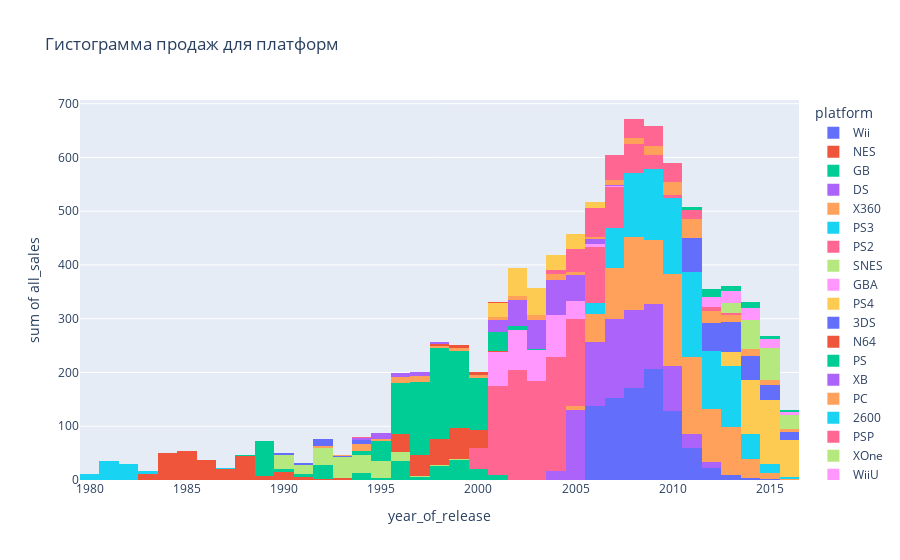

The cell this chart's notebook holds for it:
### Code cell
fig = px.histogram(df,
                   x='year_of_release',
                   y='all_sales',
                   color='platform',
                   title='Гистограмма продаж для платформ',
                   histfunc='sum'
                   )
fig.show()

### Figure 1 — Plotly figure (JSON) as saved in the notebook; plotly's stock layout.template omitted (floating-point values rounded to 4 significant figures; data arrays with more than 128 entries replaced by an {"elided": "..."} marker saying what was removed)
{"data": [{"alignmentgroup": "True", "bingroup": "x", "histfunc": "sum", "hovertemplate": "platform=Wii<br>year_of_release=%{x}<br>sum of all_sales=%{y}<extra></extra>", "legendgroup": "Wii", "marker": {"color": "#636efa", "pattern": {"shape": ""}}, "name": "Wii", "offsetgroup": "Wii", "orientation": "v", "showlegend": true, "type": "histogram", "x": {"elided": "1286 int values"}, "xaxis": "x", "y": {"elided": "1286 float values"}, "yaxis": "y"}, {"alignmentgroup": "True", "bingroup": "x", "histfunc": "sum", "hovertemplate": "platform=NES<br>year_of_release=%{x}<br>sum of all_sales=%{y}<extra></extra>", "legendgroup": "NES", "marker": {"color": "#EF553B", "pattern": {"shape": ""}}, "name": "NES", "offsetgroup": "NES", "orientation": "v", "showlegend": true, "type": "histogram", "x": [1985, 1984, 1988, 1988, 1986, 1988, 1990, 1987, 1989, 1984, 1984, 1988, 1985, 1983, 1990, 1986, 1987, 1986, 1986, 1987, 1986, 1988, 1987, 1983, 1990, 1986, 1984, 1987, 1988, 1983, 1985, 1986, 1984, 1986, 1993, 1991, 1989, 1986, 1988, 1984, 1984, 1988, 1986, 1985, 1990, 1984, 1987, 1990, 1991, 1986, 1985, 1984, 1988, 1987, 1986, 1984, 1986, 1986, 1990, 1988, 1990, 1986, 1986, 1983, 1992, 1983, 1984, 1989, 1983, 1985, 1986, 1985, 1985, 1991, 1993, 1986, 1987, 1991, 1985, 1989, 1987, 1984, 1987, 1992, 1988, 1984, 1986, 1993, 1985, 1991, 1985, 1993, 1991, 1990, 1991, 1994, 1992, 1989], "xaxis": "x", "y": [40.24, 28.31, 17.28, 7.46, 6.5, 5.58, 4.84, 4.38, 4.17, 4.16, 4, 3.87, 3.5, 3.2, 3.12, 3.08, 3.02, 2.73, 2.65, 2.56, 2.52, 2.42, 2.4, 2.28, 2.23, 2.2, 2.17, 2.15, 2.14, 2.14, 1.96, 1.96, 1.85, 1.76, 1.75, 1.75, 1.67, 1.64, 1.56, 1.52, 1.52, 1.51, 1.5, 1.5, 1.48, 1.45, 1.42, 1.4, 1.39, 1.36, 1.32, 1.27, 1.25, 1.25, 1.23, 1.22, 1.2, 1.2, 1.19, 1.18, 1.17, 1.15, 1.15, 1.13, 1.12, 1.11, 1.1, 1.1, 1.1, 1.05, 1.05, 1.03, 1, 1, 0.98, 0.96, 0.93, 0.93, 0.92, 0.85, 0.84, 0.82, 0.81, 0.79, 0.76, 0.69, 0.57, 0.52, 0.51, 0.44, 0.41, 0.36, 0.32, 0.3, 0.28, 0.11, 0.07, 0.06], "yaxis": "y"}, {"alignmentgroup": "True", "bingroup": "x", "histfunc": "sum", "hovertemplate": "platform=GB<br>year_of_release=%{x}<br>sum of all_sales=%{y}<extra></extra>", "legendgroup": "GB", "marker": {"color": "#00cc96", "pattern": {"shape": ""}}, "name": "GB", "offsetgroup": "GB", "orientation": "v", "showlegend": true, "type": "histogram", "x": [1996, 1989, 1999, 1989, 1998, 1992, 2000, 1989, 1999, 1994, 1992, 1999, 1994, 1992, 1998, 1990, 1994, 1995, 1996, 1998, 1998, 2000, 1992, 2000, 2000, 1989, 1989, 1989, 1998, 2001, 2001, 1991, 2001, 1992, 1989, 1998, 2001, 1997, 1996, 1997, 1988, 2000, 1989, 1992, 2000, 1997, 1999, 1989, 2000, 1990, 1991, 1989, 1999, 1997, 2001, 2000, 2000, 1999, 1991, 1991, 1995, 2001, 1999, 1997, 2001, 1998, 1991, 1997, 1996, 1990, 1995, 1999, 1995, 1999, 1991, 1991, 2000, 1996, 2000, 2000, 1997, 1992, 1996, 1997, 2000, 1991, 1999, 2000, 2001, 2000, 1999, 2001, 2000, 2001, 2000, 1998, 1991], "xaxis": "x", "y": [31.38, 30.26, 23.09, 18.14, 14.64, 11.18, 6.39, 5.34, 5.31, 5.19, 5.13, 5.07, 3.91, 3.84, 3.7, 3.41, 3.08, 2.36, 2.35, 2.35, 2.21, 2.19, 2.19, 2.19, 2.18, 2.12, 1.99, 1.94, 1.93, 1.92, 1.86, 1.76, 1.73, 1.68, 1.61, 1.62, 1.56, 1.48, 1.45, 1.45, 1.43, 1.34, 1.28, 1.24, 1.23, 1.22, 1.22, 1.19, 1.18, 1.15, 1.14, 1.1, 1.1, 1, 0.89, 0.83, 0.81, 0.77, 0.76, 0.73, 0.62, 0.56, 0.54, 0.4, 0.39, 0.38, 0.38, 0.37, 0.35, 0.33, 0.32, 0.31, 0.3, 0.3, 0.28, 0.28, 0.28, 0.27, 0.27, 0.25, 0.23, 0.23, 0.23, 0.22, 0.2, 0.18, 0.17, 0.14, 0.14, 0.14, 0.12, 0.12, 0.07, 0.07, 0.07, 0.07, 0.06], "yaxis": "y"}, {"alignmentgroup": "True", "bingroup": "x", "histfunc": "sum", "hovertemplate": "platform=DS<br>year_of_release=%{x}<br>sum of all_sales=%{y}<extra></extra>", "legendgroup": "DS", "marker": {"color": "#ab63fa", "pattern": {"shape": ""}}, "name": "DS", "offsetgroup": "DS", "orientation": "v", "showlegend": true, "type": "histogram", "x": {"elided": "2121 int values"}, "xaxis": "x", "y": {"elided": "2121 float values"}, "yaxis": "y"}, {"alignmentgroup": "True", "bingroup": "x", "histfunc": "sum", "hovertemplate": "platform=X360<br>year_of_release=%{x}<br>sum of all_sales=%{y}<extra></extra>", "legendgroup": "X360", "marker": {"color": "#FFA15A", "pattern": {"shape": ""}}, "name": "X360", "offsetgroup": "X360", "orientation": "v", "showlegend": true, "type": "histogram", "x": {"elided": "1232 int values"}, "xaxis": "x", "y": {"elided": "1232 float values"}, "yaxis": "y"}, {"alignmentgroup": "True", "bingroup": "x", "histfunc": "sum", "hovertemplate": "platform=PS3<br>year_of_release=%{x}<br>sum of all_sales=%{y}<extra></extra>", "legendgroup": "PS3", "marker": {"color": "#19d3f3", "pattern": {"shape": ""}}, "name": "PS3", "offsetgroup": "PS3", "orientation": "v", "showlegend": true, "type": "histogram", "x": {"elided": "1306 int values"}, "xaxis": "x", "y": {"elided": "1306 float values"}, "yaxis": "y"}, {"alignmentgroup": "True", "bingroup": "x", "histfunc": "sum", "hovertemplate": "platform=PS2<br>year_of_release=%{x}<br>sum of all_sales=%{y}<extra></extra>", "legendgroup": "PS2", "marker": {"color": "#FF6692", "pattern": {"shape": ""}}, "name": "PS2", "offsetgroup": "PS2", "orientation": "v", "showlegend": true, "type": "histogram", "x": {"elided": "2127 int values"}, "xaxis": "x", "y": {"elided": "2127 float values"}, "yaxis": "y"}, {"alignmentgroup": "True", "bingroup": "x", "histfunc": "sum", "hovertemplate": "platform=SNES<br>year_of_release=%{x}<br>sum of all_sales=%{y}<extra></extra>", "legendgroup": "SNES", "marker": {"color": "#B6E880", "pattern": {"shape": ""}}, "name": "SNES", "offsetgroup": "SNES", "orientation": "v", "showlegend": true, "type": "histogram", "x": {"elided": "239 int values"}, "xaxis": "x", "y": {"elided": "239 float values"}, "yaxis": "y"}, {"alignmentgroup": "True", "bingroup": "x", "histfunc": "sum", "hovertemplate": "platform=GBA<br>year_of_release=%{x}<br>sum of all_sales=%{y}<extra></extra>", "legendgroup": "GBA", "marker": {"color": "#FF97FF", "pattern": {"shape": ""}}, "name": "GBA", "offsetgroup": "GBA", "orientation": "v", "showlegend": true, "type": "histogram", "x": {"elided": "811 int values"}, "xaxis": "x", "y": {"elided": "811 float values"}, "yaxis": "y"}, {"alignmentgroup": "True", "bingroup": "x", "histfunc": "sum", "hovertemplate": "platform=PS4<br>year_of_release=%{x}<br>sum of all_sales=%{y}<extra></extra>", "legendgroup": "PS4", "marker": {"color": "#FECB52", "pattern": {"shape": ""}}, "name": "PS4", "offsetgroup": "PS4", "orientation": "v", "showlegend": true, "type": "histogram", "x": {"elided": "392 int values"}, "xaxis": "x", "y": {"elided": "392 float values"}, "yaxis": "y"}, {"alignmentgroup": "True", "bingroup": "x", "histfunc": "sum", "hovertemplate": "platform=3DS<br>year_of_release=%{x}<br>sum of all_sales=%{y}<extra></extra>", "legendgroup": "3DS", "marker": {"color": "#636efa", "pattern": {"shape": ""}}, "name": "3DS", "offsetgroup": "3DS", "orientation": "v", "showlegend": true, "type": "histogram", "x": {"elided": "512 int values"}, "xaxis": "x", "y": {"elided": "512 float values"}, "yaxis": "y"}, {"alignmentgroup": "True", "bingroup": "x", "histfunc": "sum", "hovertemplate": "platform=N64<br>year_of_release=%{x}<br>sum of all_sales=%{y}<extra></extra>", "legendgroup": "N64", "marker": {"color": "#EF553B", "pattern": {"shape": ""}}, "name": "N64", "offsetgroup": "N64", "orientation": "v", "showlegend": true, "type": "histogram", "x": {"elided": "316 int values"}, "xaxis": "x", "y": {"elided": "316 float values"}, "yaxis": "y"}, {"alignmentgroup": "True", "bingroup": "x", "histfunc": "sum", "hovertemplate": "platform=PS<br>year_of_release=%{x}<br>sum of all_sales=%{y}<extra></extra>", "legendgroup": "PS", "marker": {"color": "#00cc96", "pattern": {"shape": ""}}, "name": "PS", "offsetgroup": "PS", "orientation": "v", "showlegend": true, "type": "histogram", "x": {"elided": "1190 int values"}, "xaxis": "x", "y": {"elided": "1190 float values"}, "yaxis": "y"}, {"alignmentgroup": "True", "bingroup": "x", "histfunc": "sum", "hovertemplate": "platform=XB<br>year_of_release=%{x}<br>sum of all_sales=%{y}<extra></extra>", "legendgroup": "XB", "marker": {"color": "#ab63fa", "pattern": {"shape": ""}}, "name": "XB", "offsetgroup": "XB", "orientation": "v", "showlegend": true, "type": "histogram", "x": {"elided": "803 int values"}, "xaxis": "x", "y": {"elided": "803 float values"}, "yaxis": "y"}, {"alignmentgroup": "True", "bingroup": "x", "histfunc": "sum", "hovertemplate": "platform=PC<br>year_of_release=%{x}<br>sum of all_sales=%{y}<extra></extra>", "legendgroup": "PC", "marker": {"color": "#FFA15A", "pattern": {"shape": ""}}, "name": "PC", "offsetgroup": "PC", "orientation": "v", "showlegend": true, "type": "histogram", "x": {"elided": "957 int values"}, "xaxis": "x", "y": {"elided": "957 float values"}, "yaxis": "y"}, {"alignmentgroup": "True", "bingroup": "x", "histfunc": "sum", "hovertemplate": "platform=2600<br>year_of_release=%{x}<br>sum of all_sales=%{y}<extra></extra>", "legendgroup": "2600", "marker": {"color": "#19d3f3", "pattern": {"shape": ""}}, "name": "2600", "offsetgroup": "2600", "orientation": "v", "showlegend": true, "type": "histogram", "x": [1982, 1981, 1980, 1980, 1981, 1981, 1981, 1981, 1982, 1981, 1982, 1981, 1981, 1983, 1981, 1982, 1980, 1982, 1981, 1982, 1982, 1981, 1980, 1981, 1981, 1982, 1981, 1981, 1982, 1983, 1982, 1981, 1980, 1983, 1981, 1982, 1981, 1981, 1982, 1987, 1982, 1982, 1982, 1981, 1981, 1982, 1982, 1982, 1982, 1988, 1983, 1982, 1982, 1981, 1982, 1980, 1983, 1981, 1989, 1987, 1983, 1985, 1981, 1987, 1981, 1981, 1983, 1981, 1982, 1982, 1981, 1981, 1982, 1986, 1981, 1981, 1980, 1983, 1982, 1981, 1982, 1981, 1983, 1981, 1982, 1982, 1981, 1986, 1983, 1981, 1982, 1982, 1984, 1980, 1981, 1987, 1982, 1981, 1980, 1988, 1981, 1981, 1982, 1981, 1981, 1981, 1981, 1983, 1982, 1981, 1982, 1989, 1982, 1981, 1987, 1987], "xaxis": "x", "y": [7.81, 4.5, 4.31, 2.76, 2.2, 2.13, 1.97, 1.66, 1.64, 1.6, 1.59, 1.46, 1.35, 1.31, 1.27, 1.18, 1.15, 1.12, 1.1, 1.1, 1.08, 1.05, 1.05, 0.96, 0.93, 0.87, 0.82, 0.79, 0.78, 0.78, 0.78, 0.77, 0.77, 0.77, 0.73, 0.72, 0.7, 0.67, 0.67, 0.65, 0.63, 0.62, 0.62, 0.59, 0.59, 0.59, 0.56, 0.54, 0.54, 0.51, 0.51, 0.51, 0.5, 0.5, 0.5, 0.5, 0.49, 0.48, 0.48, 0.46, 0.46, 0.45, 0.44, 0.44, 0.45, 0.42, 0.4, 0.4, 0.39, 0.39, 0.39, 0.38, 0.37, 0.37, 0.37, 0.35, 0.34, 0.34, 0.34, 0.34, 0.34, 0.34, 0.33, 0.32, 0.32, 0.31, 0.31, 0.3, 0.29, 0.29, 0.28, 0.28, 0.27, 0.27, 0.25, 0.25, 0.24, 0.23, 0.23, 0.23, 0.23, 0.22, 0.22, 0.22, 0.22, 0.21, 0.19, 0.16, 0.16, 0.16, 0.15, 0.15, 0.14, 0.13, 0.07, 0.07], "yaxis": "y"}, {"alignmentgroup": "True", "bingroup": "x", "histfunc": "sum", "hovertemplate": "platform=PSP<br>year_of_release=%{x}<br>sum of all_sales=%{y}<extra></extra>", "legendgroup": "PSP", "marker": {"color": "#FF6692", "pattern": {"shape": ""}}, "name": "PSP", "offsetgroup": "PSP", "orientation": "v", "showlegend": true, "type": "histogram", "x": {"elided": "1193 int values"}, "xaxis": "x", "y": {"elided": "1193 float values"}, "yaxis": "y"}, {"alignmentgroup": "True", "bingroup": "x", "histfunc": "sum", "hovertemplate": "platform=XOne<br>year_of_release=%{x}<br>sum of all_sales=%{y}<extra></extra>", "legendgroup": "XOne", "marker": {"color": "#B6E880", "pattern": {"shape": ""}}, "name": "XOne", "offsetgroup": "XOne", "orientation": "v", "showlegend": true, "type": "histogram", "x": {"elided": "247 int values"}, "xaxis": "x", "y": {"elided": "247 float values"}, "yaxis": "y"}, {"alignmentgroup": "True", "bingroup": "x", "histfunc": "sum", "hovertemplate": "platform=WiiU<br>year_of_release=%{x}<br>sum of all_sales=%{y}<extra></extra>", "legendgroup": "WiiU", "marker": {"color": "#FF97FF", "pattern": {"shape": ""}}, "name": "WiiU", "offsetgroup": "WiiU", "orientation": "v", "showlegend": true, "type": "histogram", "x": {"elided": "147 int values"}, "xaxis": "x", "y": {"elided": "147 float values"}, "yaxis": "y"}, {"alignmentgroup": "True", "bingroup": "x", "histfunc": "sum", "hovertemplate": "platform=GC<br>year_of_release=%{x}<br>sum of all_sales=%{y}<extra></extra>", "legendgroup": "GC", "marker": {"color": "#FECB52", "pattern": {"shape": ""}}, "name": "GC", "offsetgroup": "GC", "orientation": "v", "showlegend": true, "type": "histogram", "x": {"elided": "542 int values"}, "xaxis": "x", "y": {"elided": "542 float values"}, "yaxis": "y"}, {"alignmentgroup": "True", "bingroup": "x", "histfunc": "sum", "hovertemplate": "platform=GEN<br>year_of_release=%{x}<br>sum of all_sales=%{y}<extra></extra>", "legendgroup": "GEN", "marker": {"color": "#636efa", "pattern": {"shape": ""}}, "name": "GEN", "offsetgroup": "GEN", "orientation": "v", "showlegend": true, "type": "histogram", "x": [1992, 1991, 1992, 1990, 1992, 1994, 1994, 1992, 1994, 1994, 1994, 1994, 1993, 1993, 1994, 1992, 1992, 1994, 1994, 1993, 1993, 1993, 1993, 1993, 1994, 1994, 1994], "xaxis": "x", "y": [6.02, 4.33, 2.67, 2.6, 2.05, 1.82, 1.76, 1.65, 1.42, 1.34, 1.12, 0.26, 0.19, 0.15, 0.14, 0.13, 0.12, 0.08, 0.08, 0.07, 0.07, 0.07, 0.05, 0.05, 0.04, 0.04, 0.03], "yaxis": "y"}, {"alignmentgroup": "True", "bingroup": "x", "histfunc": "sum", "hovertemplate": "platform=DC<br>year_of_release=%{x}<br>sum of all_sales=%{y}<extra></extra>", "legendgroup": "DC", "marker": {"color": "#EF553B", "pattern": {"shape": ""}}, "name": "DC", "offsetgroup": "DC", "orientation": "v", "showlegend": true, "type": "histogram", "x": [1998, 2000, 1999, 1999, 2000, 2000, 1999, 1999, 1998, 1999, 1999, 2001, 1999, 2002, 1998, 1999, 2000, 2000, 2000, 2001, 2000, 1999, 2001, 1998, 2000, 2000, 2000, 2001, 2001, 2000, 1999, 1999, 1999, 2000, 2000, 1999, 2000, 1998, 2000, 2000, 2001, 1998, 2000, 1998, 2000, 2000, 1999, 2001, 2001, 2008, 2000, 2007], "xaxis": "x", "y": [2.41, 1.81, 1.19, 1.18, 1.14, 1.09, 0.52, 0.41, 0.37, 0.36, 0.34, 0.33, 0.32, 0.29, 0.26, 0.23, 0.22, 0.2, 0.2, 0.19, 0.18, 0.17, 0.15, 0.14, 0.14, 0.14, 0.13, 0.12, 0.12, 0.11, 0.1, 0.1, 0.1, 0.1, 0.09, 0.09, 0.08, 0.08, 0.08, 0.07, 0.07, 0.06, 0.06, 0.06, 0.06, 0.05, 0.05, 0.05, 0.04, 0.04, 0.04, 0.02], "yaxis": "y"}, {"alignmentgroup": "True", "bingroup": "x", "histfunc": "sum", "hovertemplate": "platform=PSV<br>year_of_release=%{x}<br>sum of all_sales=%{y}<extra></extra>", "legendgroup": "PSV", "marker": {"color": "#00cc96", "pattern": {"shape": ""}}, "name": "PSV", "offsetgroup": "PSV", "orientation": "v", "showlegend": true, "type": "histogram", "x": {"elided": "429 int values"}, "xaxis": "x", "y": {"elided": "429 float values"}, "yaxis": "y"}, {"alignmentgroup": "True", "bingroup": "x", "histfunc": "sum", "hovertemplate": "platform=SAT<br>year_of_release=%{x}<br>sum of all_sales=%{y}<extra></extra>", "legendgroup": "SAT", "marker": {"color": "#ab63fa", "pattern": {"shape": ""}}, "name": "SAT", "offsetgroup": "SAT", "orientation": "v", "showlegend": true, "type": "histogram", "x": {"elided": "173 int values"}, "xaxis": "x", "y": {"elided": "173 float values"}, "yaxis": "y"}, {"alignmentgroup": "True", "bingroup": "x", "histfunc": "sum", "hovertemplate": "platform=SCD<br>year_of_release=%{x}<br>sum of all_sales=%{y}<extra></extra>", "legendgroup": "SCD", "marker": {"color": "#FFA15A", "pattern": {"shape": ""}}, "name": "SCD", "offsetgroup": "SCD", "orientation": "v", "showlegend": true, "type": "histogram", "x": [1993, 1994, 1994, 1994, 1994, 1994], "xaxis": "x", "y": [1.5, 0.14, 0.07, 0.06, 0.05, 0.04], "yaxis": "y"}, {"alignmentgroup": "True", "bingroup": "x", "histfunc": "sum", "hovertemplate": "platform=WS<br>year_of_release=%{x}<br>sum of all_sales=%{y}<extra></extra>", "legendgroup": "WS", "marker": {"color": "#19d3f3", "pattern": {"shape": ""}}, "name": "WS", "offsetgroup": "WS", "orientation": "v", "showlegend": true, "type": "histogram", "x": [2000, 1999, 2001, 1999, 2000, 2001], "xaxis": "x", "y": [0.51, 0.28, 0.25, 0.18, 0.17, 0.03], "yaxis": "y"}, {"alignmentgroup": "True", "bingroup": "x", "histfunc": "sum", "hovertemplate": "platform=NG<br>year_of_release=%{x}<br>sum of all_sales=%{y}<extra></extra>", "legendgroup": "NG", "marker": {"color": "#FF6692", "pattern": {"shape": ""}}, "name": "NG", "offsetgroup": "NG", "orientation": "v", "showlegend": true, "type": "histogram", "x": [1994, 1994, 1995, 1994, 1993, 1994, 1995, 1993, 1996, 1996, 1995, 1995], "xaxis": "x", "y": [0.25, 0.23, 0.2, 0.2, 0.14, 0.12, 0.08, 0.07, 0.06, 0.04, 0.03, 0.02], "yaxis": "y"}, {"alignmentgroup": "True", "bingroup": "x", "histfunc": "sum", "hovertemplate": "platform=TG16<br>year_of_release=%{x}<br>sum of all_sales=%{y}<extra></extra>", "legendgroup": "TG16", "marker": {"color": "#B6E880", "pattern": {"shape": ""}}, "name": "TG16", "offsetgroup": "TG16", "orientation": "v", "showlegend": true, "type": "histogram", "x": [1995, 1995], "xaxis": "x", "y": [0.14, 0.02], "yaxis": "y"}, {"alignmentgroup": "True", "bingroup": "x", "histfunc": "sum", "hovertemplate": "platform=3DO<br>year_of_release=%{x}<br>sum of all_sales=%{y}<extra></extra>", "legendgroup": "3DO", "marker": {"color": "#FF97FF", "pattern": {"shape": ""}}, "name": "3DO", "offsetgroup": "3DO", "orientation": "v", "showlegend": true, "type": "histogram", "x": [1995, 1994, 1995], "xaxis": "x", "y": [0.06, 0.02, 0.02], "yaxis": "y"}, {"alignmentgroup": "True", "bingroup": "x", "histfunc": "sum", "hovertemplate": "platform=GG<br>year_of_release=%{x}<br>sum of all_sales=%{y}<extra></extra>", "legendgroup": "GG", "marker": {"color": "#FECB52", "pattern": {"shape": ""}}, "name": "GG", "offsetgroup": "GG", "orientation": "v", "showlegend": true, "type": "histogram", "x": [1992], "xaxis": "x", "y": [0.04], "yaxis": "y"}, {"alignmentgroup": "True", "bingroup": "x", "histfunc": "sum", "hovertemplate": "platform=PCFX<br>year_of_release=%{x}<br>sum of all_sales=%{y}<extra></extra>", "legendgroup": "PCFX", "marker": {"color": "#636efa", "pattern": {"shape": ""}}, "name": "PCFX", "offsetgroup": "PCFX", "orientation": "v", "showlegend": true, "type": "histogram", "x": [1996], "xaxis": "x", "y": [0.03], "yaxis": "y"}], "layout": {"barmode": "relative", "legend": {"title": {"text": "platform"}, "tracegroupgap": 0}, "title": {"text": "Гистограмма продаж для платформ"}, "xaxis": {"anchor": "y", "domain": [0, 1], "title": {"text": "year_of_release"}}, "yaxis": {"anchor": "x", "domain": [0, 1], "title": {"text": "sum of all_sales"}}}}
